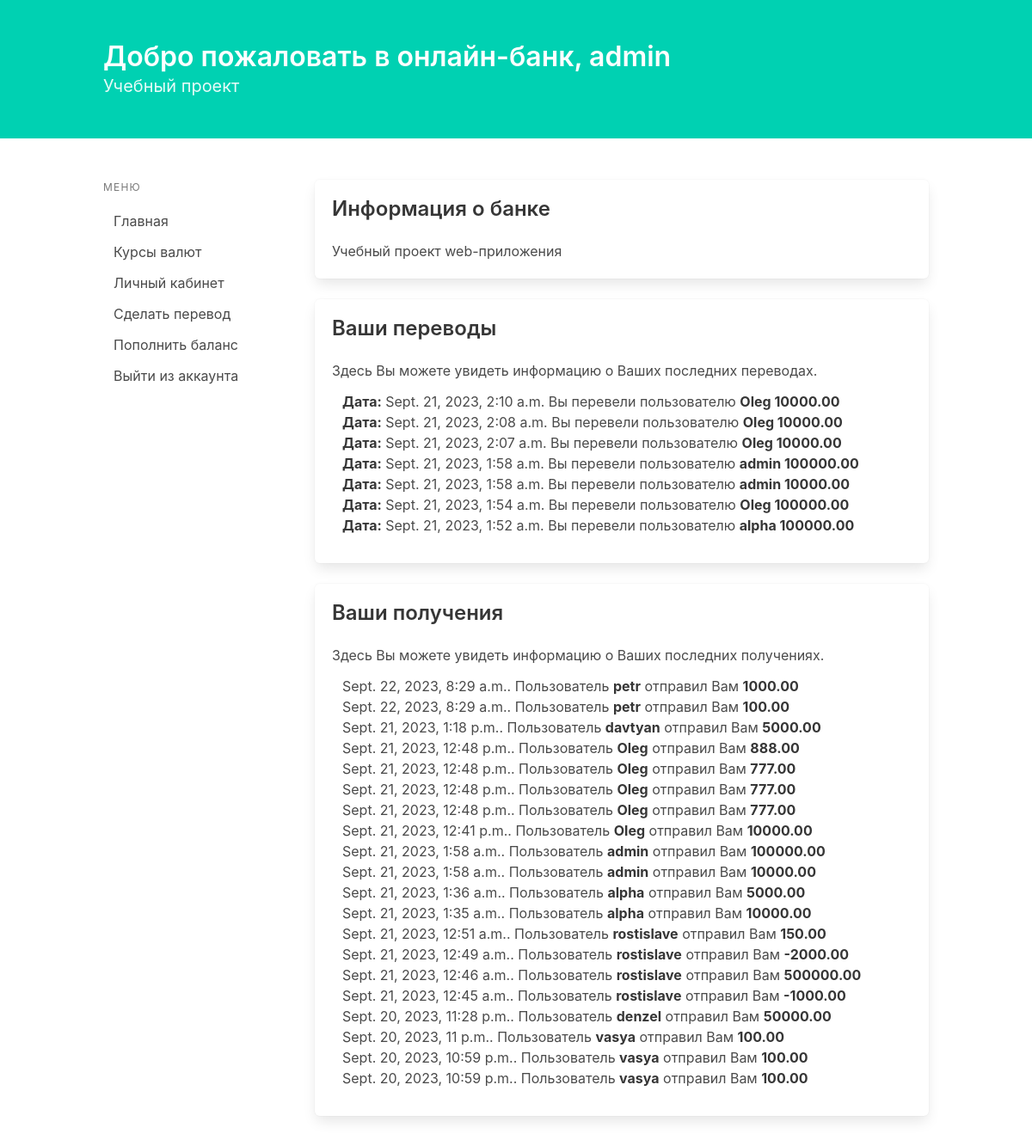
The app's page / (signed in) with its own data.
### home/models.py (models this page shows)
class Transfer(models.Model):
    sender = models.ForeignKey(User, on_delete=models.CASCADE)
    receiver_username = models.CharField(max_length=100)
    amount = models.DecimalField(max_digits=10, decimal_places=2)
    timestamp = models.DateTimeField(auto_now_add=True)
    @property
    def sender_username(self):
        return self.sender.username

### home/views.py (the view)
# urls.py: path('', home_page),
@login_required
def home_page(request):
    return render(request, 'home.html',
                  {'outcomes': (Transfer.objects.filter(sender_id=request.user.id)).order_by('-timestamp')[:20],
                'incomes_data':
                    (Transfer.objects.filter(receiver_username=request.user.username)).order_by('-timestamp')[:20]})

### templates/home.html (shortened to what this page needs)
{% extends 'base.html' %}
{% block content %}
{% if user.is_authenticated %}
<head>
    <link rel="stylesheet" href="https://cdn.jsdelivr.net/npm/bulma@0.9.4/css/bulma.min.css">
</head>
<body>
    <section class="hero is-primary">
        <div class="hero-body">
            <div class="container">
                <h1 class="title">Добро пожаловать в онлайн-банк, {{user.username}}</h1>
                <h2 class="subtitle">Учебный проект</h2>
            </div>
        </div>
    </section>
    <section class="section">
        <div class="container">
            <div class="columns">
                <div class="column is-3">
                    <aside class="menu">
                        <p class="menu-label">Меню</p>
                        <ul class="menu-list">
                            <li><a href="/">Главная</a></li>
                            <li><a href="/exchange_currency/">Курсы валют</a></li>
                            <li><a href="profile/">Личный кабинет</a></li>
                            <li><a href="/transactions_new/">Сделать перевод</a></li>
                            <li><a href="deposit">Пополнить баланс</a></li>
                            <li><a href="accounts/logout/">Выйти из аккаунта</a></li>
                        </ul>
                    </aside>
                </div>
                <div class="column">
                    <div class="box">
                        <h3 class="title is-4">Информация о банке</h3>
                        <p>Учебный проект web-приложения</p>
                    </div>
                    <div class="box">
                        <h3 class="title is-4">Ваши переводы</h3>
                        <p>Здесь Вы можете увидеть информацию о Ваших последних переводах.</p>
                        <div class="column">
                            {% for elem in outcomes %}
                            <strong>Дата:</strong> {{elem.timestamp}}
                            Вы перевели пользователю <strong>{{elem.receiver_username}} {{elem.amount}}</strong>
                            <br>
                            {% endfor %}
                        </div>
                    </div>
                    <div class="box">
                        <h3 class="title is-4">Ваши получения</h3>
                        <p>Здесь Вы можете увидеть информацию о Ваших последних получениях.</p>
                        <div class="column">
                            {% for elem in incomes_data %}
                            {{elem.timestamp}}. Пользователь <strong>{{elem.sender_username}}</strong>
                                отправил Вам <strong>{{elem.amount}}</strong>
                            <br>
                            {% endfor %}
                        </div>
                    </div>
                </div>
            </div>
        </div>
    </section>
</body>
</html>
{% endif %}
{% endblock %}

### records on screen
Transfer: timestamp "Sept. 21, 2023, 2:10 a.m.", receiver_username "Oleg", amount "10000.00"
Transfer: timestamp "Sept. 21, 2023, 2:08 a.m.", receiver_username "Oleg", amount "10000.00"
Transfer: timestamp "Sept. 21, 2023, 2:07 a.m.", receiver_username "Oleg", amount "10000.00"
Transfer: timestamp "Sept. 21, 2023, 1:58 a.m.", receiver_username "admin", amount "100000.00", sender_username "admin"
Transfer: timestamp "Sept. 21, 2023, 1:58 a.m.", receiver_username "admin", amount "10000.00", sender_username "admin"
Transfer: timestamp "Sept. 21, 2023, 1:54 a.m.", receiver_username "Oleg", amount "100000.00"
Transfer: timestamp "Sept. 21, 2023, 1:52 a.m.", receiver_username "alpha", amount "100000.00"
Transfer: timestamp "Sept. 22, 2023, 8:29 a.m.", sender_username "petr", amount "1000.00"
Transfer: timestamp "Sept. 22, 2023, 8:29 a.m.", sender_username "petr", amount "100.00"
Transfer: timestamp "Sept. 21, 2023, 1:18 p.m.", sender_username "davtyan", amount "5000.00"
Transfer: timestamp "Sept. 21, 2023, 12:48 p.m.", sender_username "Oleg", amount "888.00"
Transfer: timestamp "Sept. 21, 2023, 12:48 p.m.", sender_username "Oleg", amount "777.00"
Transfer: timestamp "Sept. 21, 2023, 12:48 p.m.", sender_username "Oleg", amount "777.00"
Transfer: timestamp "Sept. 21, 2023, 12:48 p.m.", sender_username "Oleg", amount "777.00"
Transfer: timestamp "Sept. 21, 2023, 12:41 p.m.", sender_username "Oleg", amount "10000.00"
Transfer: timestamp "Sept. 21, 2023, 1:36 a.m.", sender_username "alpha", amount "5000.00"
Transfer: timestamp "Sept. 21, 2023, 1:35 a.m.", sender_username "alpha", amount "10000.00"
Transfer: timestamp "Sept. 21, 2023, 12:51 a.m.", sender_username "rostislave", amount "150.00"
Transfer: timestamp "Sept. 21, 2023, 12:49 a.m.", sender_username "rostislave", amount "-2000.00"
Transfer: timestamp "Sept. 21, 2023, 12:46 a.m.", sender_username "rostislave", amount "500000.00"
Transfer: timestamp "Sept. 21, 2023, 12:45 a.m.", sender_username "rostislave", amount "-1000.00"
Transfer: timestamp "Sept. 20, 2023, 11:28 p.m.", sender_username "denzel", amount "50000.00"
Transfer: timestamp "Sept. 20, 2023, 11 p.m.", sender_username "vasya", amount "100.00"
Transfer: timestamp "Sept. 20, 2023, 10:59 p.m.", sender_username "vasya", amount "100.00"
Transfer: timestamp "Sept. 20, 2023, 10:59 p.m.", sender_username "vasya", amount "100.00"

### other values on screen
{{ user.username }} "admin"
